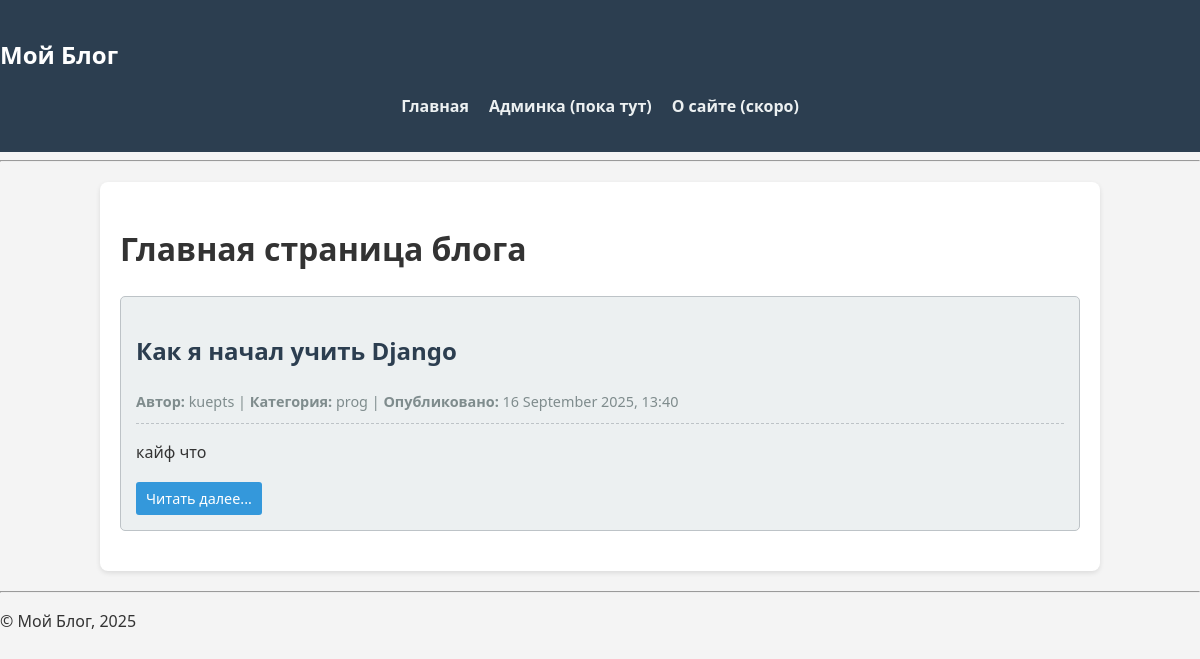
/blog/, run on an earlier commit of the app's database.
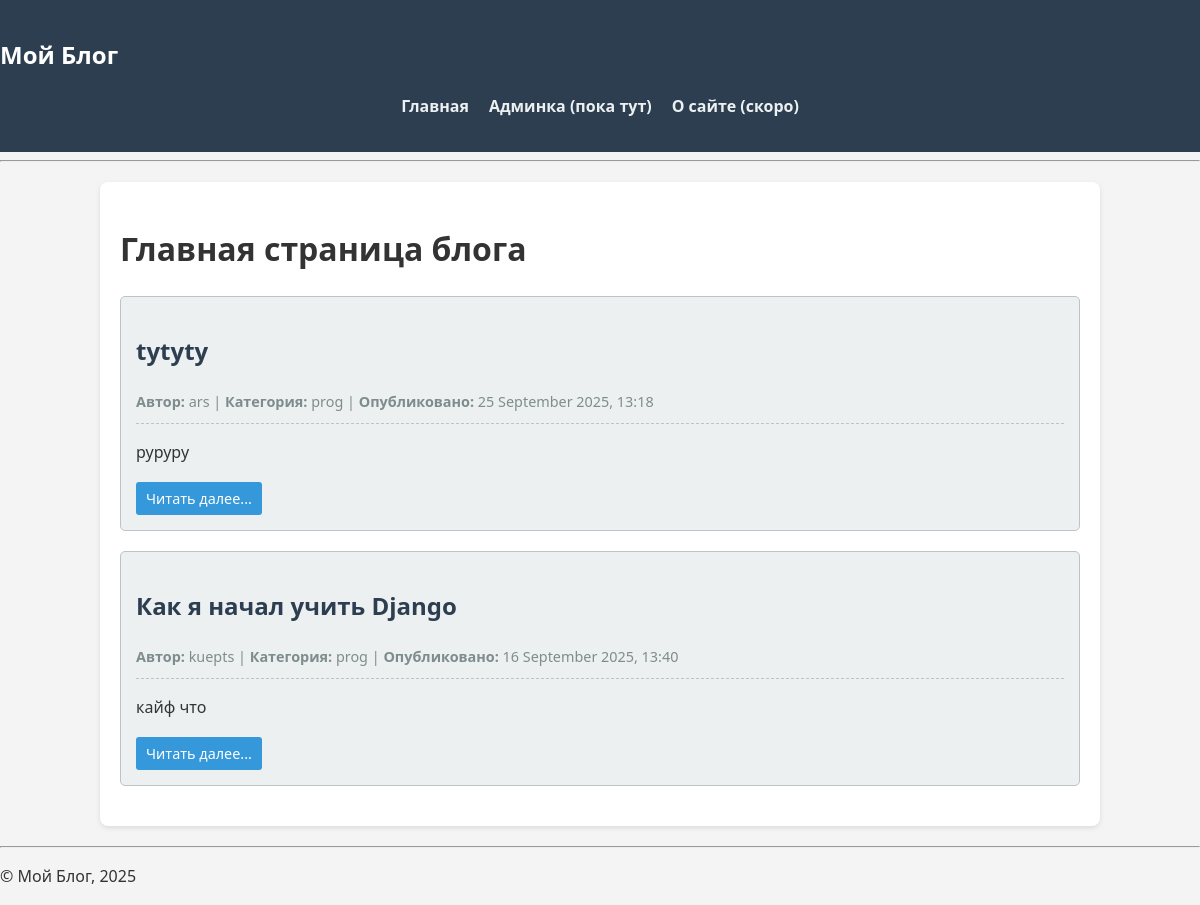
And on a later commit of the database.
### blog/models.py (models this page shows, shortened)
class Post(models.Model):
    title = models.CharField(max_length=200, verbose_name='Заголовок')
    content = models.TextField(verbose_name='Содержание')
    created_at = models.DateTimeField(auto_now_add=True, verbose_name='Дата создания')
    updated_at = models.DateTimeField(auto_now=True, verbose_name='Дата обновления')
    published_at = models.DateTimeField(blank=True, null=True, verbose_name='Дата публикации')
    category = models.ForeignKey(
        Category,
        on_delete=models.CASCADE,
        related_name='posts',
        verbose_name='Категория'
    )
    author = models.CharField(max_length=100, default='Аноним', verbose_name='Автор')
    class Meta:
        verbose_name = 'Пост'
        verbose_name_plural = 'Посты'
        ordering = ['-created_at']

class Category(models.Model):
    name = models.CharField(max_length=100)
    slug = models.SlugField(max_length=100, unique=True)
    class Meta:
        verbose_name = 'Категория'
        verbose_name_plural = 'Категории'

### blog/views.py (the view)
# urls.py: path('', views.post_list, name='post_list'),
def post_list(request):
    posts = Post.objects.all().order_by('-created_at')
    context = {
        'posts': posts,
        'title': 'Главная страница блога'
    }
    return render(request, 'blog/post_list.html', context)

### templates/blog/post_list.html (shortened to what this page needs)
{% extends 'blog/base.html' %}
{% block content %}
<div class="container">
    <h1>{{ title }}</h1>
    {% if posts %}
        {% for post in posts %}
            <article class="post-card">
                <h2><a href="{% url 'blog:post_detail' post.id %}">{{ post.title }}</a></h2>
                <div class="post-meta">
                    <strong>Автор:</strong> {{ post.author }} |
                    <strong>Категория:</strong> {{ post.category.name }} |
                    <strong>Опубликовано:</strong> {{ post.created_at|date:"d E Y, H:i" }}
                </div>
                <div class="post-content">
                    <p>{{ post.content | truncatewords:30 }}</p>
                    <a href="{% url 'blog:post_detail' post.id %}" class="read-more">Читать далее...</a>
                </div>
            </article>
        {% endfor %}
    {% else %}
        <p>К сожалению, постов еще нет.</p>
    {% endif %}
</div>
{% endblock %}

### templates/blog/base.html (shortened to what this page needs)
{% load static  %}
<!DOCTYPE html>
<html lang="ru">
<head>
    <link rel="stylesheet" href="{% static 'blog/css/style.css' %}">
</head>
<body>
    <header>
        <nav>
            <h1>Мой Блог</h1>
            <ul style="list-style: none; padding: 0; display: flex; gap: 20px;">
                <li><a href="{% url 'blog:post_list' %}">Главная</a></li>
                <li><a href="/admin/">Админка (пока тут)</a></li>
                <li><a href="#">О сайте (скоро)</a></li>
            </ul>
        </nav>
        <hr>
    </header>
    <main>
        {% block content %}{% endblock %}
    </main>
    <footer>
        <hr>
        <p>&copy; Мой Блог, {% now "Y" %}</p>
    </footer>
</body>
 </html>

### static/blog/css/style.css (style rules this page uses)
body { font-family: 'Segoe UI', Tahoma, Geneva, Verdana, sans-serif; line-height: 1.6; margin: 0; padding: 0; background-color: #f4f4f4; color: #333; }
.container { width: 80%; margin: 20px auto; background: white; padding: 20px; border-radius: 8px; box-shadow: 0 2px 5px rgba(0,0,0,0.1); }
nav { background: #2c3e50; color: white; padding: 1rem 0; }
nav ul { list-style: none; padding: 0; display: flex; gap: 20px; justify-content: center; }
nav a { color: #ecf0f1; text-decoration: none; font-weight: bold; }
.post-card { border: 1px solid #bdc3c7; margin-bottom: 20px; padding: 15px; border-radius: 5px; background: #ecf0f1; transition: transform 0.2s ease; }
.post-card h2 a { color: #2c3e50; text-decoration: none; }
.post-meta { color: #7f8c8d; font-size: 0.9em; border-bottom: 1px dashed #bdc3c7; padding-bottom: 10px; }
.post-content { margin-top: 10px; }
.read-more { display: inline-block; background: #3498db; color: white; padding: 5px 10px; border-radius: 3px; text-decoration: none; font-size: 0.9em; }

What changed in the data, as far as the page shows it:
added Post: title "tytyty", author "ars", category.name "prog", created_at "25 September 2025, 13:18", content "pypypy"
